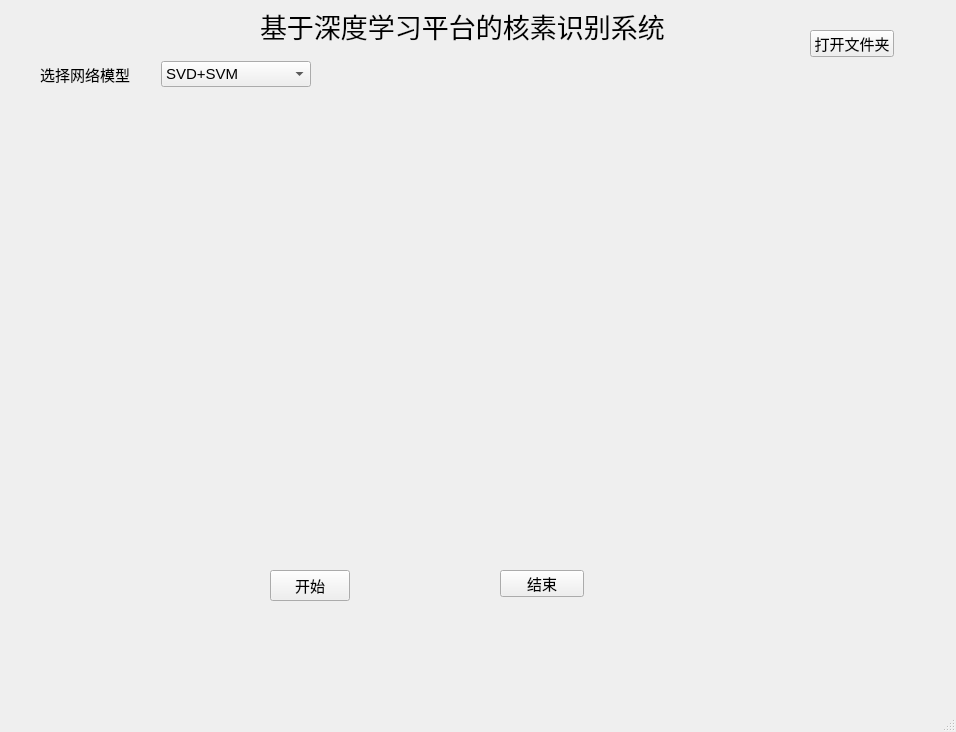
<?xml version="1.0" encoding="UTF-8"?>
<ui version="4.0">
 <class>MainWindow</class>
 <widget class="QMainWindow" name="MainWindow">
  <property name="geometry">
   <rect>
    <x>0</x>
    <y>0</y>
    <width>956</width>
    <height>732</height>
   </rect>
  </property>
  <property name="font">
   <font>
    <pointsize>11</pointsize>
   </font>
  </property>
  <property name="windowTitle">
   <string>MainWindow</string>
  </property>
  <widget class="QWidget" name="centralwidget">
   <widget class="QLabel" name="label">
    <property name="geometry">
     <rect>
      <x>260</x>
      <y>0</y>
      <width>411</width>
      <height>51</height>
     </rect>
    </property>
    <property name="font">
     <font>
      <pointsize>20</pointsize>
     </font>
    </property>
    <property name="text">
     <string>基于深度学习平台的核素识别系统</string>
    </property>
   </widget>
   <widget class="QWidget" name="layoutWidget">
    <property name="geometry">
     <rect>
      <x>40</x>
      <y>60</y>
      <width>271</width>
      <height>29</height>
     </rect>
    </property>
    <layout class="QHBoxLayout" name="horizontalLayout">
     <item>
      <widget class="QLabel" name="label_3">
       <property name="text">
        <string>选择网络模型</string>
       </property>
      </widget>
     </item>
     <item>
      <spacer name="horizontalSpacer">
       <property name="orientation">
        <enum>Qt::Horizontal</enum>
       </property>
       <property name="sizeHint" stdset="0">
        <size>
         <width>40</width>
         <height>20</height>
        </size>
       </property>
      </spacer>
     </item>
     <item>
      <widget class="QComboBox" name="modelComboBox">
       <item>
        <property name="text">
         <string>SVD+SVM</string>
        </property>
       </item>
       <item>
        <property name="text">
         <string>一维卷积神经网络</string>
        </property>
       </item>
       <item>
        <property name="text">
         <string>二维卷积神经网络</string>
        </property>
       </item>
      </widget>
     </item>
    </layout>
   </widget>
   <widget class="QLabel" name="resultText">
    <property name="geometry">
     <rect>
      <x>170</x>
      <y>100</y>
      <width>551</width>
      <height>451</height>
     </rect>
    </property>
    <property name="text">
     <string/>
    </property>
   </widget>
   <widget class="QPushButton" name="startButton">
    <property name="geometry">
     <rect>
      <x>270</x>
      <y>570</y>
      <width>80</width>
      <height>31</height>
     </rect>
    </property>
    <property name="text">
     <string>开始</string>
    </property>
   </widget>
   <widget class="QPushButton" name="endButton">
    <property name="geometry">
     <rect>
      <x>500</x>
      <y>570</y>
      <width>84</width>
      <height>27</height>
     </rect>
    </property>
    <property name="text">
     <string>结束</string>
    </property>
   </widget>
   <widget class="QPushButton" name="openButton">
    <property name="geometry">
     <rect>
      <x>810</x>
      <y>30</y>
      <width>84</width>
      <height>27</height>
     </rect>
    </property>
    <property name="text">
     <string>打开文件夹</string>
    </property>
   </widget>
  </widget>
  <widget class="QMenuBar" name="menubar">
   <property name="geometry">
    <rect>
     <x>0</x>
     <y>0</y>
     <width>956</width>
     <height>28</height>
    </rect>
   </property>
  </widget>
  <widget class="QStatusBar" name="statusbar"/>
 </widget>
 <resources/>
 <connections/>
</ui>
